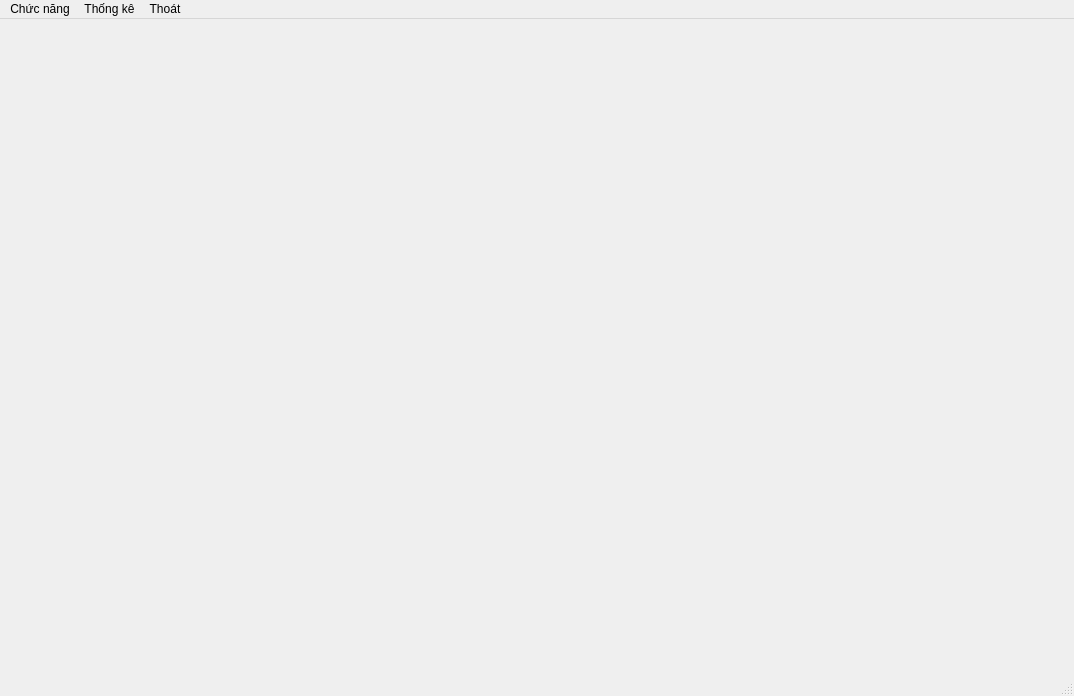
<?xml version="1.0" encoding="UTF-8"?>
<ui version="4.0">
 <class>MainWindow</class>
 <widget class="QMainWindow" name="MainWindow">
  <property name="geometry">
   <rect>
    <x>0</x>
    <y>0</y>
    <width>1074</width>
    <height>696</height>
   </rect>
  </property>
  <property name="windowTitle">
   <string>MainWindow</string>
  </property>
  <widget class="QWidget" name="centralwidget">
   <widget class="QStackedWidget" name="stackedWidget">
    <property name="geometry">
     <rect>
      <x>0</x>
      <y>0</y>
      <width>1074</width>
      <height>653</height>
     </rect>
    </property>
    <property name="currentIndex">
     <number>0</number>
    </property>
    <widget class="QWidget" name="page"/>
    <widget class="QWidget" name="page_2"/>
   </widget>
  </widget>
  <widget class="QMenuBar" name="menubar">
   <property name="geometry">
    <rect>
     <x>0</x>
     <y>0</y>
     <width>1074</width>
     <height>21</height>
    </rect>
   </property>
   <widget class="QMenu" name="menuCh_c_n_ng">
    <property name="title">
     <string>Chức năng</string>
    </property>
    <addaction name="actionQL_thu_cung"/>
    <addaction name="actionQL_nhan_vien"/>
   </widget>
   <widget class="QMenu" name="menuTh_ng_k">
    <property name="title">
     <string>Thống kê</string>
    </property>
   </widget>
   <widget class="QMenu" name="menuTho_t">
    <property name="title">
     <string>Thoát</string>
    </property>
   </widget>
   <addaction name="menuCh_c_n_ng"/>
   <addaction name="menuTh_ng_k"/>
   <addaction name="menuTho_t"/>
  </widget>
  <widget class="QStatusBar" name="statusbar"/>
  <action name="actionQL_thu_cung">
   <property name="text">
    <string>QL thu cung</string>
   </property>
  </action>
  <action name="actionQL_nhan_vien">
   <property name="text">
    <string>QL nhan vien</string>
   </property>
  </action>
 </widget>
 <resources/>
 <connections/>
</ui>
